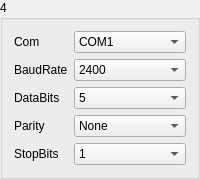
       <widget class="QGroupBox" name="gBoxMeter_4">
        <property name="title">
         <string>4</string>
        </property>
        <layout class="QGridLayout" name="gridLayout_8">
         <item row="0" column="0">
          <widget class="QLabel" name="label_38">
           <property name="sizePolicy">
            <sizepolicy hsizetype="Fixed" vsizetype="Preferred">
             <horstretch>0</horstretch>
             <verstretch>0</verstretch>
            </sizepolicy>
           </property>
           <property name="text">
            <string>Com</string>
           </property>
          </widget>
         </item>
         <item row="0" column="1">
          <widget class="QComboBox" name="comboMeterSerialNum_4">
           <item>
            <property name="text">
             <string>COM1</string>
            </property>
           </item>
           <item>
            <property name="text">
             <string>COM2</string>
            </property>
           </item>
           <item>
            <property name="text">
             <string>COM3</string>
            </property>
           </item>
           <item>
            <property name="text">
             <string>COM4</string>
            </property>
           </item>
           <item>
            <property name="text">
             <string>COM5</string>
            </property>
           </item>
           <item>
            <property name="text">
             <string>COM6</string>
            </property>
           </item>
           <item>
            <property name="text">
             <string>COM7</string>
            </property>
           </item>
           <item>
            <property name="text">
             <string>COM8</string>
            </property>
           </item>
           <item>
            <property name="text">
             <string>COM9</string>
            </property>
           </item>
           <item>
            <property name="text">
             <string>COM10</string>
            </property>
           </item>
           <item>
            <property name="text">
             <string>COM11</string>
            </property>
           </item>
           <item>
            <property name="text">
             <string>COM12</string>
            </property>
           </item>
           <item>
            <property name="text">
             <string>COM13</string>
            </property>
           </item>
           <item>
            <property name="text">
             <string>COM14</string>
            </property>
           </item>
           <item>
            <property name="text">
             <string>COM15</string>
            </property>
           </item>
           <item>
            <property name="text">
             <string>COM16</string>
            </property>
           </item>
           <item>
            <property name="text">
             <string>COM17</string>
            </property>
           </item>
           <item>
            <property name="text">
             <string>COM18</string>
            </property>
           </item>
           <item>
            <property name="text">
             <string>COM19</string>
            </property>
           </item>
           <item>
            <property name="text">
             <string>COM20</string>
            </property>
           </item>
          </widget>
         </item>
         <item row="1" column="0">
          <widget class="QLabel" name="label_39">
           <property name="text">
            <string>BaudRate</string>
           </property>
          </widget>
         </item>
         <item row="1" column="1">
          <widget class="QComboBox" name="comboMeterBaudRate_4">
           <item>
            <property name="text">
             <string>2400</string>
            </property>
           </item>
           <item>
            <property name="text">
             <string>4800</string>
            </property>
           </item>
           <item>
            <property name="text">
             <string>9600</string>
            </property>
           </item>
           <item>
            <property name="text">
             <string>14400</string>
            </property>
           </item>
           <item>
            <property name="text">
             <string>19200</string>
            </property>
           </item>
           <item>
            <property name="text">
             <string>38400</string>
            </property>
           </item>
           <item>
            <property name="text">
             <string>56000</string>
            </property>
           </item>
          </widget>
         </item>
         <item row="2" column="0">
          <widget class="QLabel" name="label_40">
           <property name="text">
            <string>DataBits</string>
           </property>
          </widget>
         </item>
         <item row="2" column="1">
          <widget class="QComboBox" name="comboMeterBits_4">
           <item>
            <property name="text">
             <string>5</string>
            </property>
           </item>
           <item>
            <property name="text">
             <string>6</string>
            </property>
           </item>
           <item>
            <property name="text">
             <string>7</string>
            </property>
           </item>
           <item>
            <property name="text">
             <string>8</string>
            </property>
           </item>
          </widget>
         </item>
         <item row="3" column="0">
          <widget class="QLabel" name="label_41">
           <property name="text">
            <string>Parity</string>
           </property>
          </widget>
         </item>
         <item row="3" column="1">
          <widget class="QComboBox" name="comboMeterChkBit_4">
           <item>
            <property name="text">
             <string>None</string>
            </property>
           </item>
           <item>
            <property name="text">
             <string>Odd</string>
            </property>
           </item>
           <item>
            <property name="text">
             <string>Even</string>
            </property>
           </item>
          </widget>
         </item>
         <item row="4" column="0">
          <widget class="QLabel" name="label_42">
           <property name="text">
            <string>StopBits</string>
           </property>
          </widget>
         </item>
         <item row="4" column="1">
          <widget class="QComboBox" name="comboMeterEndBit_4">
           <item>
            <property name="text">
             <string>1</string>
            </property>
           </item>
           <item>
            <property name="text">
             <string>1.5</string>
            </property>
           </item>
           <item>
            <property name="text">
             <string>2</string>
            </property>
           </item>
          </widget>
         </item>
        </layout>
       </widget>
